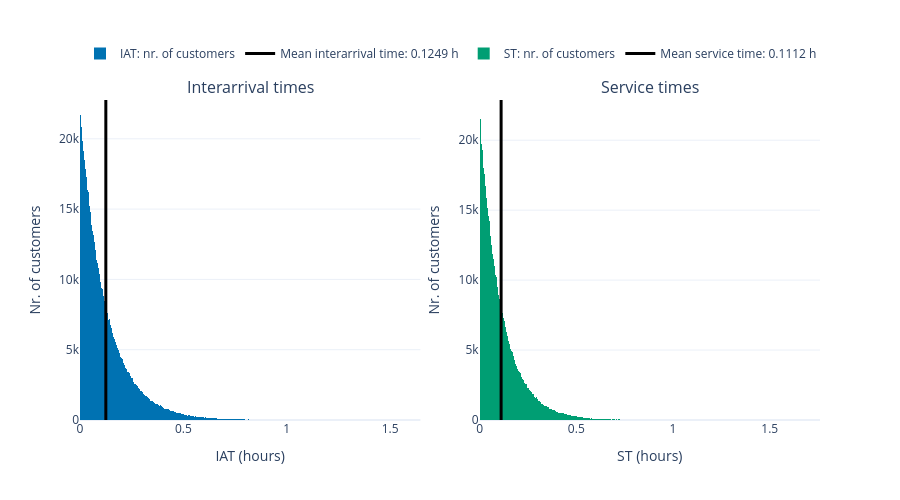

The code cell stored with this chart in its notebook:
### Code cell
sim.plot_IAT_ST()

### Figure 1 — Plotly figure (JSON) as saved in the notebook; plotly's stock layout.template omitted (floating-point values rounded to 4 significant figures; data arrays with more than 128 entries replaced by an {"elided": "..."} marker saying what was removed)
{"data": [{"customdata": {"elided": "600x2 float values"}, "hovertemplate": "%{customdata[0]:.4f} - %{customdata[1]:.4f} h<br>Nr. of customers: %{y}<extra></extra>", "marker": {"color": "#0072B2", "line": {"width": 0}}, "name": "IAT: nr. of customers", "type": "bar", "width": {"elided": "600 float values"}, "x": {"elided": "600 float values"}, "xaxis": "x", "y": {"elided": "600 int values"}, "yaxis": "y"}, {"hovertemplate": "Mean interarrival time: 0.1249 h<extra></extra>", "line": {"color": "black", "width": 3}, "mode": "lines", "name": "Mean interarrival time: 0.1249 h", "type": "scatter", "x": [0.1249, 0.1249], "xaxis": "x", "y": [0, 22760.0], "yaxis": "y"}, {"customdata": {"elided": "721x2 float values"}, "hovertemplate": "%{customdata[0]:.4f} - %{customdata[1]:.4f} h<br>Nr. of customers: %{y}<extra></extra>", "marker": {"color": "#009E73", "line": {"width": 0}}, "name": "ST: nr. of customers", "type": "bar", "width": {"elided": "721 float values"}, "x": {"elided": "721 float values"}, "xaxis": "x2", "y": {"elided": "721 int values"}, "yaxis": "y2"}, {"hovertemplate": "Mean service time: 0.1112 h<extra></extra>", "line": {"color": "black", "width": 3}, "mode": "lines", "name": "Mean service time: 0.1112 h", "type": "scatter", "x": [0.1112, 0.1112], "xaxis": "x2", "y": [0, 22870.0], "yaxis": "y2"}], "layout": {"annotations": [{"font": {"size": 16}, "showarrow": false, "text": "Interarrival times", "x": 0.23, "xanchor": "center", "xref": "paper", "y": 1, "yanchor": "bottom", "yref": "paper"}, {"font": {"size": 16}, "showarrow": false, "text": "Service times", "x": 0.77, "xanchor": "center", "xref": "paper", "y": 1, "yanchor": "bottom", "yref": "paper"}], "bargap": 0, "height": 500, "legend": {"orientation": "h", "x": 0, "xanchor": "left", "y": 1.1, "yanchor": "bottom"}, "xaxis": {"anchor": "y", "domain": [0, 0.46], "title": {"text": "IAT (hours)"}}, "xaxis2": {"anchor": "y2", "domain": [0.54, 1], "title": {"text": "ST (hours)"}}, "yaxis": {"anchor": "x", "domain": [0, 1], "range": [0, 22760.0], "title": {"text": "Nr. of customers"}}, "yaxis2": {"anchor": "x2", "domain": [0, 1], "range": [0, 22870.0], "title": {"text": "Nr. of customers"}}}}
